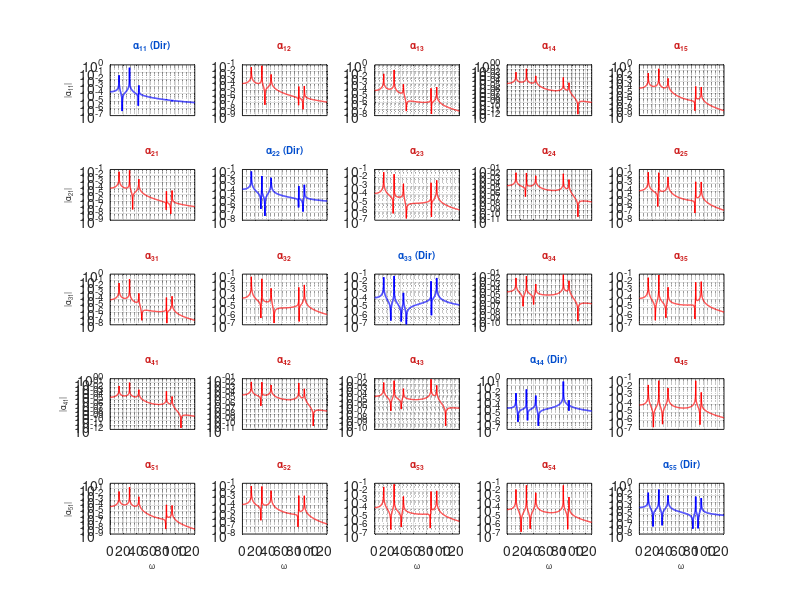

Reproduce this figure in MATLAB. (Note: this script raises an error after producing the figure.)
% Programa para frecuencias naturales, formas modales
% y estimación de la receptancia para el SISTEMA 4 (5 GDL)
% Adaptado del código del Mtro. Sergio Rojas (30 de octubre)
% Alumno: Bernardo Oliva Aquino (Matrícula: 8837)
clc, clear, close all

% 1. Definición del sistema vibratorio
matricula = 8837;
k1 = 3000; k2 = 5000; k3 = 17000; k4 = 10000; k5 = 2000;
k6 = matricula;        
k7 = 2 * matricula;    

m1 = 10; m2 = 15; m3 = 5; m4 = 3; 
m5 = matricula / 1000; 

disp("Matriz de masa M:")
M = diag([m1, m2, m3, m4, m5])

disp("Matriz de rigidez K:")
K = [k1+k2, -k2,     0,           0,           0; 
     -k2,    k2+k3, -k3,          0,           0; 
      0,    -k3,     k3+k5+k7,   -k5,         -k7; 
      0,     0,     -k5,          k4+k5+k6,   -k6; 
      0,     0,     -k7,         -k6,          k6+k7]

% 2. Valores y vectores característicos
[vec, val] = eig(inv(M)*K);

% Ordenar frecuencias y modos
[val_diag, idx] = sort(diag(val));
vec = vec(:, idx);

% Normalización respecto al primer grado de libertad
vec_norm = zeros(5,5);
for i = 1:5
    vec_norm(:,i) = vec(:,i) / vec(1,i);
end
disp("Vectores característicos (Formas modales normalizadas al 1er GDL):")
disp(vec_norm)

disp("Frecuencias naturales (rad/s):")
fn = sqrt(val_diag)

disp("Frecuencias naturales (Hz):")
fn_hz = fn / (2*pi)

% 3. Estimación de Rigidez Dinámica y Receptancia
% Rango de frecuencia para capturar las 5 frecuencias (hasta ~95.12 rad/s)
w = 0:0.1:130; 
Re = zeros(5, 5, length(w));

for j = 1:length(w)
    Re(:,:,j) = inv(-w(j)^2 * M + K);
end

% 4. Graficación de todas las receptancias posibles (Matriz 5x5 = 25 gráficas)
figure('Name', 'Receptancias Sistema 4 (5 GDL)', 'Color', 'w', 'Position', [30, 30, 1400, 1000]);
N = 5;
for i = 1:N
    for k = 1:N
        subplot(N, N, (i-1)*N + k);
        re_ik = squeeze(Re(i, k, :));
        if i == k
            semilogy(w, abs(re_ik), 'b', 'LineWidth', 1.1);
            title(sprintf('\\alpha_{%d%d} (Dir)', i, k), 'Color', [0 0.3 0.8], 'FontSize', 7, 'FontWeight', 'bold');
        else
            semilogy(w, abs(re_ik), 'r', 'LineWidth', 0.9);
            title(sprintf('\\alpha_{%d%d}', i, k), 'Color', [0.8 0.1 0.1], 'FontSize', 7);
        end
        grid on;
        xlim([0 130]);
        if i == N
            xlabel('\omega', 'FontSize', 6);
        else
            set(gca, 'XTickLabel', []);
        end
        if k == 1
            ylabel(sprintf('|\\alpha_{%d%d}|', i, k), 'FontSize', 6);
        end
    end
end
sgtitle('Sistema 4 (5 GDL) - Matriz Completa de Receptancias (25 Gráficas)', 'FontWeight', 'bold', 'FontSize', 14);
